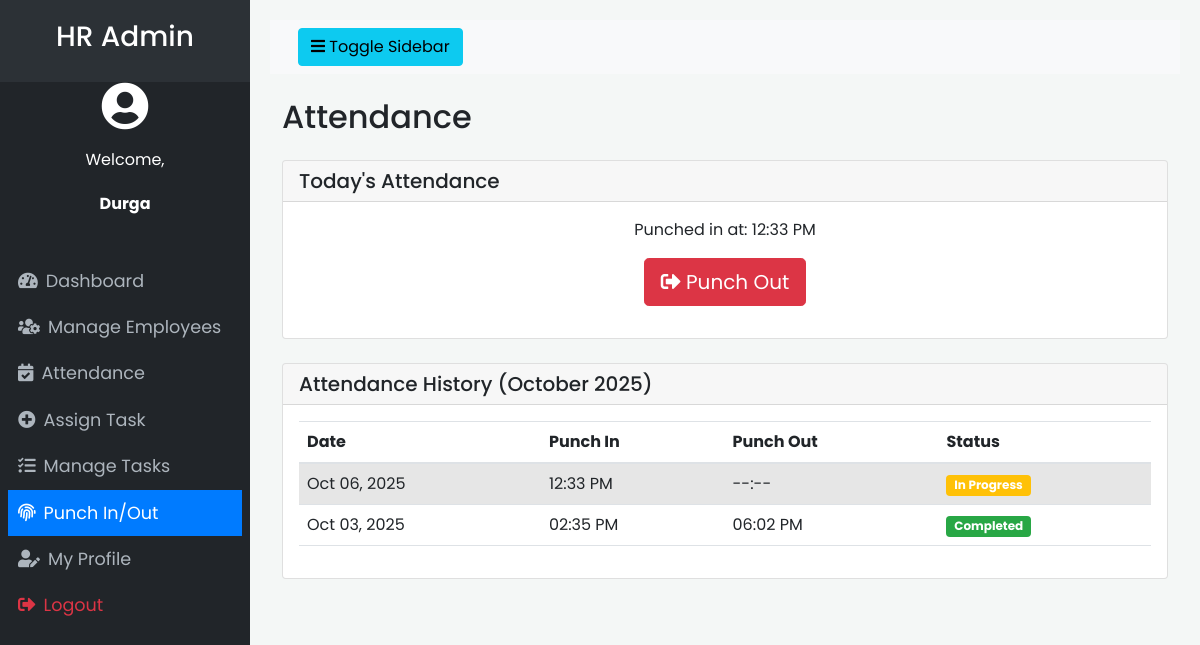
/pages/punch_in_out.php (signed in), run on the app's committed database.
### tables this page shows
CREATE TABLE `attendance` (
  `id` int(11) NOT NULL,
  `employee_id` varchar(20) NOT NULL,
  `punch_in_time` datetime DEFAULT NULL,
  `punch_out_time` datetime DEFAULT NULL,
  `date` date NOT NULL
);

### pages/punch_in_out.php (the view, shortened to what this page needs)
<?php
require_once '../config/config.php';
$employee_id = $_SESSION['employee_id'];
$today = date('Y-m-d');
$attendance = null;
try {
    $sql = "SELECT * FROM attendance WHERE employee_id = :employee_id AND date = :date";
    $stmt = $pdo->prepare($sql);
    $stmt->execute([':employee_id' => $employee_id, ':date' => $today]);
    $attendance = $stmt->fetch(PDO::FETCH_ASSOC);
} catch (PDOException $e) {
    die("Database error: " . $e->getMessage());
}
$current_month = date('Y-m');
$sql = "SELECT * FROM attendance
        WHERE employee_id = :employee_id
        AND DATE_FORMAT(date, '%Y-%m') = :current_month
        ORDER BY date DESC";
$history_stmt = $pdo->prepare($sql);
$history_stmt->execute([':employee_id' => $employee_id, ':current_month' => $current_month]);
$attendance_history = $history_stmt->fetchAll(PDO::FETCH_ASSOC);
?>
<!DOCTYPE html>
<html lang="en">
<head>
    <link rel="stylesheet" href="https://stackpath.bootstrapcdn.com/bootstrap/4.5.2/css/bootstrap.min.css">
    <link rel="stylesheet" href="https://cdnjs.cloudflare.com/ajax/libs/font-awesome/5.15.4/css/all.min.css">
    <link rel="stylesheet" href="../assets/css/style.css">
</head>
<body>
    <div class="wrapper">
        <?php include 'templates/sidebar.php'; ?>
        <div id="content">
            <nav class="navbar navbar-expand-lg navbar-light bg-light mb-4">
                <div class="container-fluid">
                    <button type="button" id="sidebarCollapse" class="btn btn-info">
                        <i class="fas fa-bars"></i>
                        <span>Toggle Sidebar</span>
                    </button>
                </div>
            </nav>
            <div class="container">
                <h2 class="mb-4">Attendance</h2>
                <div class="card mb-4">
                    <div class="card-header">
                        <h5 class="mb-0">Today's Attendance</h5>
                    </div>
                    <div class="card-body text-center">
                        <?php if (empty($attendance) || $attendance['punch_in_time'] === null): ?>
                            <form action="punch_in_out.php" method="post">
                                <button type="submit" name="punch_in" class="btn btn-success btn-lg">
                                    <i class="fas fa-fingerprint"></i> Punch In
                                </button>
                            </form>
                        <?php elseif ($attendance['punch_out_time'] === null): ?>
                            <div class="mb-3">
                                <p>Punched in at: <?php echo date('h:i A', strtotime($attendance['punch_in_time'])); ?></p>
                                <form action="punch_in_out.php" method="post">
                                    <button type="submit" name="punch_out" class="btn btn-danger btn-lg">
                                        <i class="fas fa-sign-out-alt"></i> Punch Out
                                    </button>
                                </form>
                            </div>
                        <?php else: ?>
                            <p>You've completed your attendance for today.</p>
                            <p>Punched in: <?php echo date('h:i A', strtotime($attendance['punch_in_time'])); ?></p>
                            <p>Punched out: <?php echo date('h:i A', strtotime($attendance['punch_out_time'])); ?></p>
                        <?php endif; ?>
                    </div>
                </div>
                <div class="card">
                    <div class="card-header">
                        <h5 class="mb-0">Attendance History (<?php echo date('F Y'); ?>)</h5>
                    </div>
                    <div class="card-body">
                        <div class="table-responsive">
                            <table class="table table-striped">
                                <thead>
                                    <tr>
                                        <th>Date</th>
                                        <th>Punch In</th>
                                        <th>Punch Out</th>
                                        <th>Status</th>
                                    </tr>
                                </thead>
                                <tbody>
                                    <?php if (empty($attendance_history)): ?>
                                        <tr>
                                            <td colspan="4" class="text-center">No attendance records found for this month.</td>
                                        </tr>
                                    <?php else: ?>
                                        <?php foreach ($attendance_history as $record): ?>
                                            <tr>
                                                <td><?php echo date('M d, Y', strtotime($record['date'])); ?></td>
                                                <td><?php echo $record['punch_in_time'] ? date('h:i A', strtotime($record['punch_in_time'])) : '--:--'; ?></td>
                                                <td><?php echo $record['punch_out_time'] ? date('h:i A', strtotime($record['punch_out_time'])) : '--:--'; ?></td>
                                                <td>
                                                    <?php if ($record['punch_in_time'] && $record['punch_out_time']): ?>
                                                        <span class="badge badge-success">Completed</span>
                                                    <?php elseif ($record['punch_in_time']): ?>
                                                        <span class="badge badge-warning">In Progress</span>
                                                    <?php else: ?>
                                                        <span class="badge badge-danger">Absent</span>
                                                    <?php endif; ?>
                                                </td>
                                            </tr>
                                        <?php endforeach; ?>
                                    <?php endif; ?>
                                </tbody>
                            </table>
                        </div>
                    </div>
                </div>
            </div>
        </div>
    </div>
</body>
</html>

### assets/css/style.css (style rules this page uses)
body { font-family: 'Poppins', sans-serif; background-color: #f4f7f6; }
.wrapper { display: flex; width: 100%; align-items: stretch; }
#content { width: 100%; padding: 20px; min-height: 100vh; transition: all 0.3s; }

### data on the page
attendance: punch_in_time "12:33 PM", date "Oct 06, 2025", shows "In Progress"
attendance: date "Oct 03, 2025", punch_in_time "02:35 PM", punch_out_time "06:02 PM", shows "Completed"

### other printed values
$role "HR Admin"
$_SESSION['username'] "Durga"
